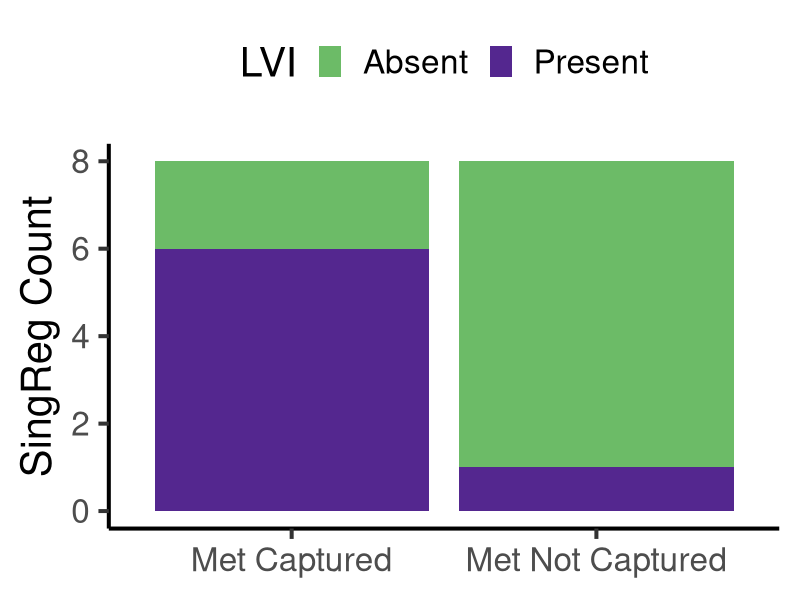

Generate this figure with R: (Note: this script raises an error after producing the figure.)
# Create a plot looking at the proportion of subclonal variants per driver type

rm(list = ls(all = TRUE))
# LIBRARIES ---------------------------------------------------------------
library(tidyverse)
library(epitools)


# ORGANISE PATHS ----------------------------------------------------------
BASE = here::here()
OUT_DIR = file.path(BASE, "analysis", "figures")


# BACKGROUND --------------------------------------------------------------
# 6/8 cases which captured the metastasising subclone contained LVI, while this was 1/8 for cases which did not capture it.
# hence, the odds ratio was calculate as follows:
oddsratio(c(6,2,1,7))


# GRAPHICAL PARAMETERS ----------------------------------------------------
rs_col = "#54278F"
sr_col = "#33A02Cb7"

# CREATE DATAFRAME --------------------------------------------------------
df = as.data.frame(cbind(c(6,2,1,7), 
      c("Present", "Absent", "Present", "Absent"),
      c("Met Captured", "Met Captured", "Met Not Captured", "Met Not Captured")))

names(df) = c("n", "LVI", "met")
df$n = as.numeric(df$n)
df$LVI = factor(df$LVI, levels = c("Absent", "Present"))



# DRAW PLOT ---------------------------------------------------------------
df%>%
  ggplot(aes(met, n, fill = LVI))+
  geom_col()+
  theme_classic(base_size = 30)+
  theme(legend.position = "top",
        axis.title.x = element_blank())+
  scale_fill_manual(values = c(sr_col, rs_col))+
  ylab("SingReg Count")


# WRITE PLOT --------------------------------------------------------------
ggsave(file.path(OUT_DIR, "Extended_Data_Figure7_LVIregions_met.png"))
